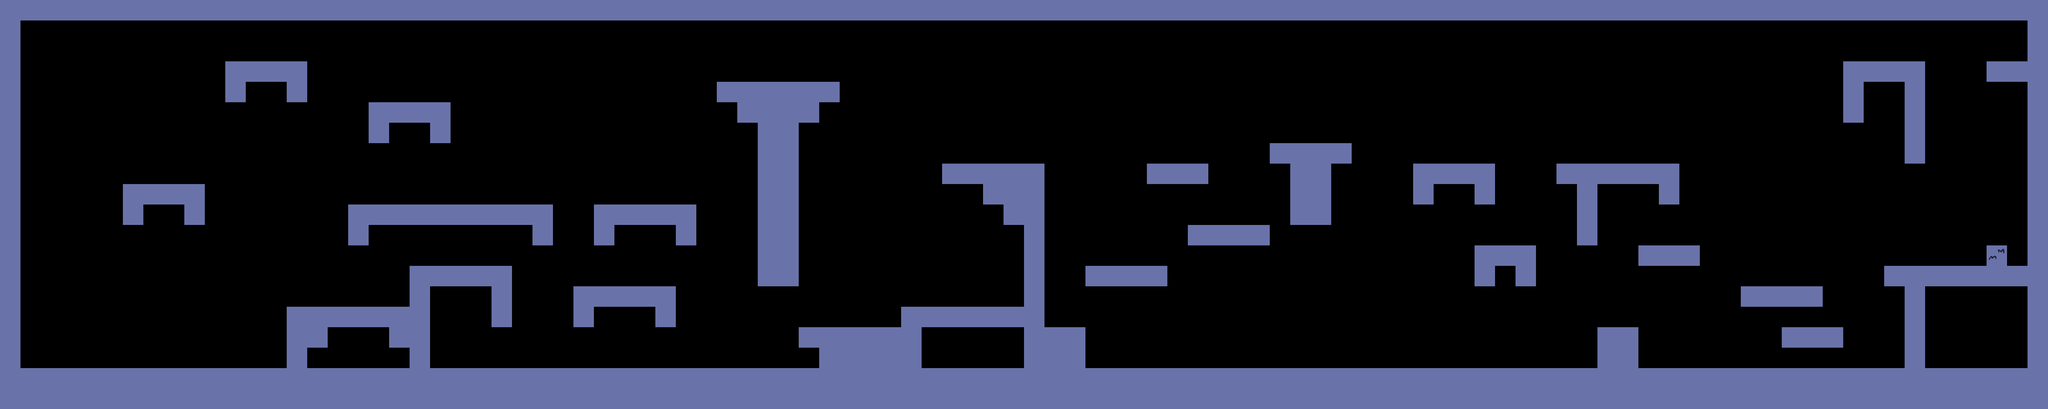

This is a level from a 2D game, rendered from its Tiled map with the project's own tilesets. A one-line summary and the map file follow, with tile-layer data summarised:
An orthogonal 100x20 tile map with 80x80 px tiles, 2 tile layers (ground, events), 1 hidden layer not drawn, 2 tilesets.

<map version="1.0" tiledversion="1.1.6" orientation="orthogonal" renderorder="right-down" width="100" height="20" tilewidth="80" tileheight="80" infinite="0" nextobjectid="3">
 <tileset firstgid="1" source="tilesheet.tsx" />
 <tileset firstgid="313" source="tacobell.tsx" />
 <layer name="ground" width="100" height="20">
  <data>[2000 cells, 542 non-empty, 1 distinct tile ids]</data>
 </layer>
 <layer name="events" width="100" height="20">
  <data>[2000 cells, 1 non-empty, 1 distinct tile ids]</data>
 </layer>
 <layer name="enemy" width="100" height="20" visible="0">
  <data>[2000 cells, 8 non-empty, 1 distinct tile ids]</data>
 </layer>
</map>